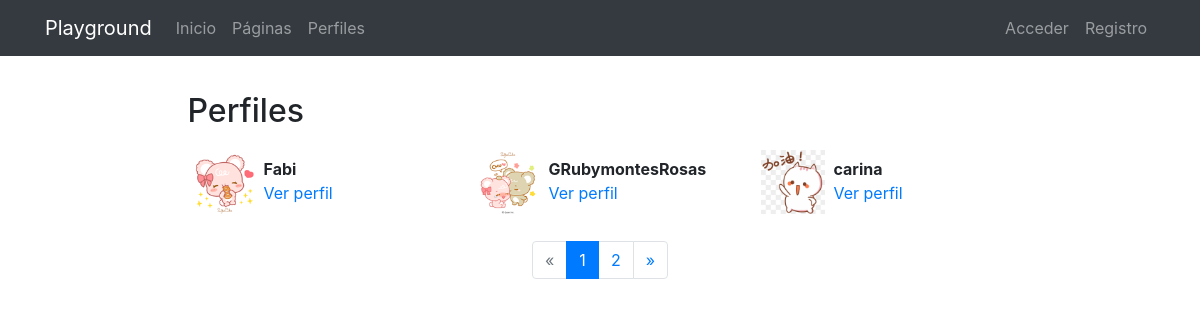
/profiles/, run on the app's committed database.
### registration/models.py (models this page shows)
class Profile(models.Model):
    user = models.OneToOneField(User, on_delete=models.CASCADE)
    avatar = models.ImageField(upload_to='profiles', null=True, blank=True)
    bio = models.TextField(null=True, blank=True)
    link = models.URLField(max_length=200, null=True, blank=True)
    class Meta:
        ordering =['user__username']

### profiles/views.py (the view)
# urls.py: path('', ProfileListView.as_view(), name='list'),
class ProfileListView(ListView):
    model = Profile
    template_name = 'profiles/profile_list.html'
    paginate_by=3

### profiles/templates/profiles/profile_list.html (shortened to what this page needs)
{% extends 'core/base.html' %}
{% load static %}
{% block content %}
<main role="main">
  <div class="container">
    <div class="row mt-3">
      <div class="col-md-9 mx-auto mb-5">
        <h2>Perfiles</h2>
        <div class="row">
          {% for profile in profile_list %}
            <div class="col-md-4 mt-2 mb-3 ">
              <div class="row p-1">
                <div class="col-md-12">
                  {% if profile.avatar %}
                    <img src="{{profile.avatar.url}}" class="img-fluid profile-avatar">
                  {% else %}
                    <img src="{% static 'registration/img/no-avatar.jpg' %}" class="img-fluid profile-avatar">
                  {% endif %}
                  <p class="profile-data">
                    <b>{{profile.user|truncatechars:"16"}}</b><br>
                    <a href="{% url 'profiles:detail' profile.user %}">Ver perfil</a>
                  </p>
                </div>
              </div>
            </div>
          {% endfor %}
        </div>
        {% if is_paginated %}
        <nav aria-label="Page navigation">
          <ul class="pagination justify-content-center">
            {% if page_obj.has_previous %}
              <li class="page-item ">
                <a class="page-link" href="?page={{ page_obj.previous_page_number }}">&laquo;</a>
              </li>
            {% else %}
              <li class="page-item disabled">
                <a class="page-link" href="#" tabindex="-1">&laquo;</a>
              </li>
            {% endif %}
            {% for i in paginator.page_range %}
              <li class="page-item {% if page_obj.number == i %}active{% endif %}">
                <a class="page-link" href="?page={{ i }}">{{ i }}</a>
              </li>
            {% endfor %}
            {% if page_obj.has_next %}
              <li class="page-item ">
                <a class="page-link" href="?page={{ page_obj.next_page_number }}">&raquo;</a>
              </li>
            {% else %}
              <li class="page-item disabled">
                <a class="page-link" href="#" tabindex="-1">&raquo;</a>
              </li>
            {% endif %}
          </ul>
        </nav>
        {% endif %}
      </div>
    </div>
  </div>
</main>
{% endblock %}

### core/templates/core/base.html (shortened to what this page needs)
<!DOCTYPE html>
<html lang="es">
  <head>
    {% load static %}
    <link href="{% static 'core/vendor/bootstrap/css/bootstrap.min.css' %}" rel="stylesheet">
    <link href="{% static 'core/vendor/font-awesome/css/font-awesome.min.css' %}" rel="stylesheet" type="text/css">
    <link href="{% static 'core/css/main.css' %}" rel="stylesheet">
  </head>
  <body>
    <body>
      <nav class="navbar navbar-expand-lg navbar-dark bg-dark">
        <div class="container">
          <a class="navbar-brand" href="{% url 'home' %}">Playground</a>
          <div class="collapse navbar-collapse" id="ned">
            <ul class="navbar-nav mr-auto">
              <li class="nav-item">
                <a class="nav-link" href="{% url 'home' %}">Inicio</a>
              </li>
              <li class="nav-item">
                <a class="nav-link" href="{% url 'pages:pages' %}">Páginas</a>
              </li>
              <li class="nav-item">
                <a class="nav-link" href="{% url 'profiles:list' %}">Perfiles</a>
              </li>
            </ul>
            <ul class="navbar-nav">
              {% if not request.user.is_authenticated %}
                <li class="nav-item">
                  <a class="nav-link" href="{% url 'login' %}">Acceder</a>
                </li>
                <li class="nav-item">
                    <a class="nav-link" href="{% url 'signup' %}">Registro</a>
                  </li>
              {% endif %}
            </ul>
          </div>
        </div>
      </nav>
      {% block content %}{% endblock %}
  </body>
</html>

### core/static/core/css/main.css (style rules this page uses)
main { padding-top: 20px; }
:root { --jumbotron-padding-y: 3rem; }

### profiles/templates/profiles/profile_list.html (style rules this page uses)
.profile-avatar { float:left;width:4rem;height:4rem }
.profile-data { padding-left:4.5rem;padding-top:.4rem; }

### data on the page
Profile: avatar (picture), user "Fabi"
Profile: avatar (picture), user "GRubymontesRosas"
Profile: avatar (picture), user "carina"

### other printed values
{{ i }} "1" "2"
